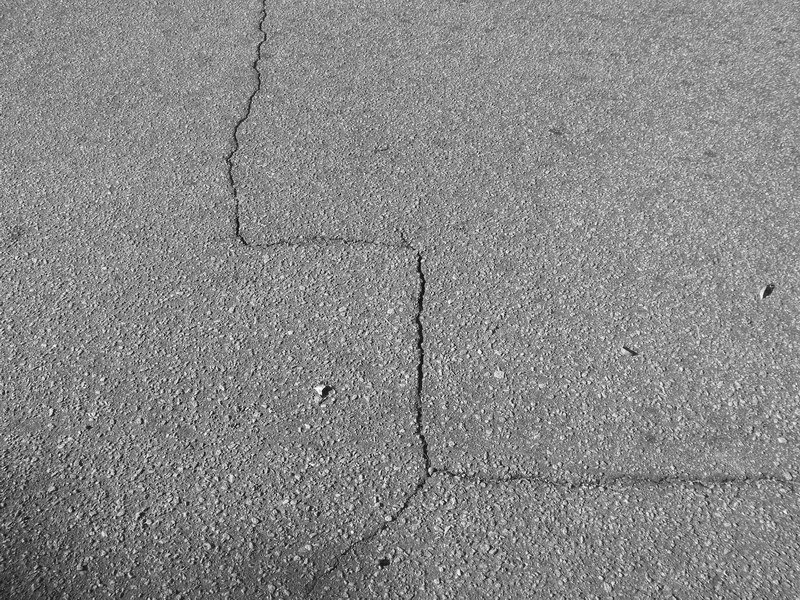
//> input picture TP1/image/6192.jpg, 800 x 600 px
$ ./combinaison image/6192.jpg out.png   (built with g++ and OpenCV 4)
//> lines starting //> are read from the running program, lines starting //| are printed output that depends on the picture
#include <opencv2/opencv.hpp>
#include <stdio.h>
#include <iostream>
#include <math.h>

using namespace std;
using namespace cv;

int main(int argc, char **argv)
{
	if (argc < 3)
	{
		cout << "Utilisation : ./sobel image_entree image_binaire_sortie" << std::endl;
		return -1;
	}

	int seuil = 110; // seuil à fixer nous même
	const char *input = argv[1];
	const char *output = argv[2];

	if (argc > 3)
	{
		seuil = atoi(argv[3]);
	}

	Mat originalPic = imread(input, CV_LOAD_IMAGE_COLOR);
//> originalPic is the input picture: 600 rows x 800 cols, CV_8UC3; min 0, max 255, mean 135.9
	Mat result;
	//bilateralFilter(originalPic, result, 9, 50, 50);

	GaussianBlur(originalPic, originalPic, Size(9, 1), 0, 0);
	fastNlMeansDenoisingColored(originalPic, result, 10, 10, 13, 21);
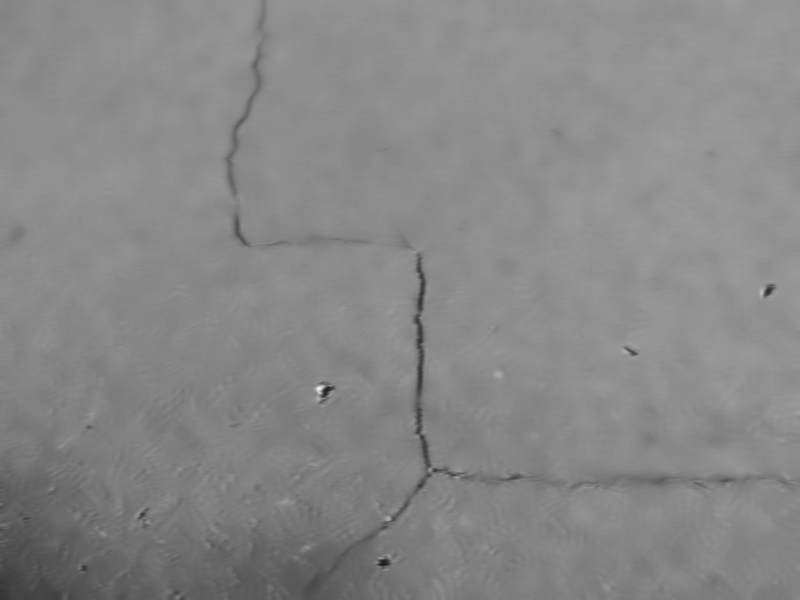
//> result: 600 rows x 800 cols, CV_8UC3; mean B, G, R 135.1, 135.2, 135.1

	Mat grayscaleInput;
	cvtColor(result, grayscaleInput, CV_BGR2GRAY);

	if (!grayscaleInput.data || !originalPic.data) // Check for invalid input
	{
		cout << "Could not open or find the image" << std::endl;
		return -1;
	}

	Mat binaryOutput(grayscaleInput.size(), grayscaleInput.type());
	Mat gradx(grayscaleInput.size(), grayscaleInput.type());
	Mat grady(grayscaleInput.size(), grayscaleInput.type());

	Sobel(grayscaleInput, gradx, -1, 1, 0, 3, 5, 0, BORDER_DEFAULT);
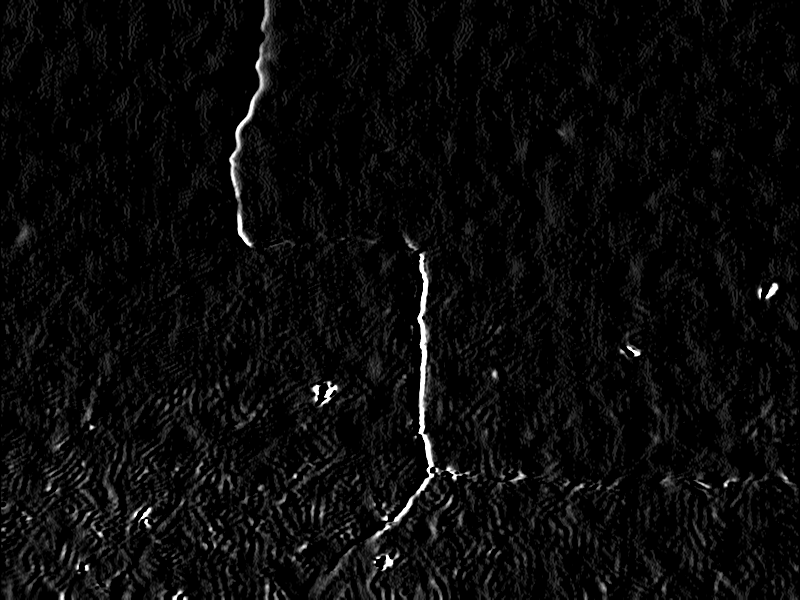
//> gradx: 600 rows x 800 cols, CV_8UC1; min 0, max 255, mean 10
	Sobel(grayscaleInput, grady, -1, 0, 1, 3, 5, 0, BORDER_DEFAULT);
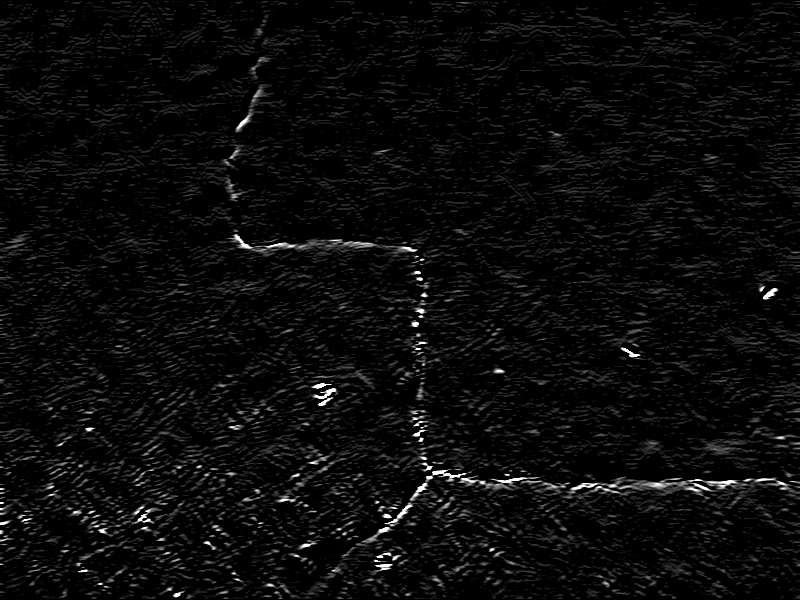
//> grady: 600 rows x 800 cols, CV_8UC1; min 0, max 255, mean 10.4

	// [5 lines of commented-out code are left out]

	for (int i = 0; i < originalPic.cols; i++)
	{
		for (int j = 0; j < originalPic.rows; j++)
		{
			binaryOutput.at<uchar>(j, i) = (uchar)round(sqrt(pow(gradx.at<uchar>(j, i), 2) + pow(grady.at<uchar>(j, i), 2)));
		}
	}
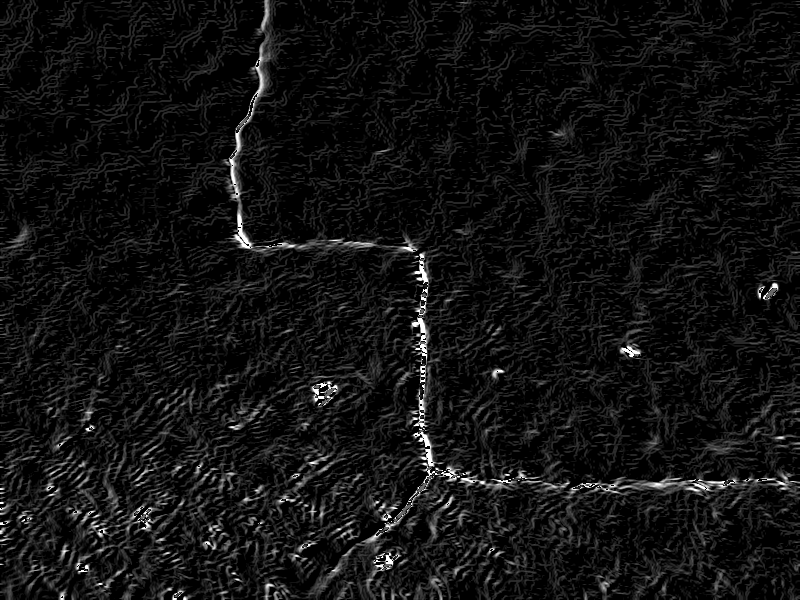
//> binaryOutput: 600 rows x 800 cols, CV_8UC1; min 0, max 255, mean 17.3

	//morphologyEx(binaryOutput, binaryOutput, MORPH_GRADIENT, Mat());
	threshold(binaryOutput, binaryOutput, seuil, 255, THRESH_BINARY);
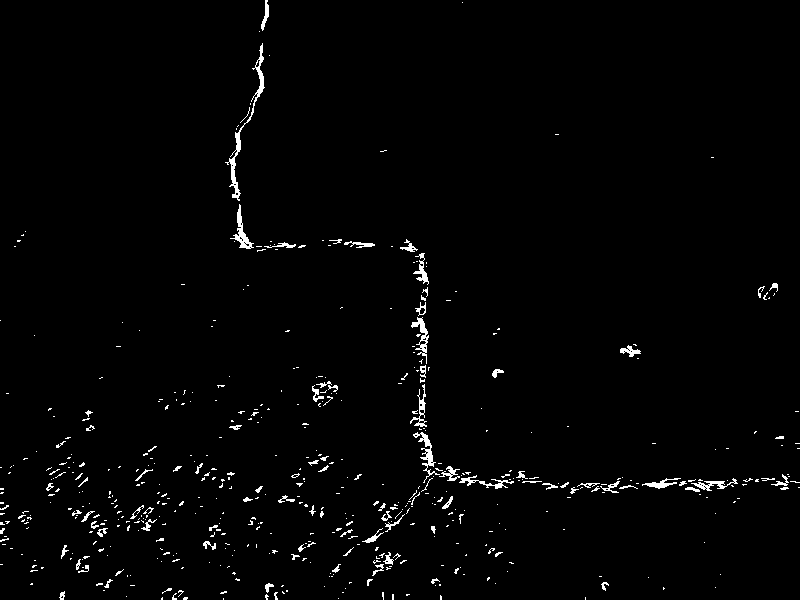
//> binaryOutput: 600 rows x 800 cols, CV_8UC1; 1.7% white in thin lines or dots

	//imshow("Original Image", originalPic);
	imshow("Sobel  Image", binaryOutput);

	imwrite(output, binaryOutput);

	waitKey(0);
	return 0;
}

$ run again, on TP1/image/6194.jpg
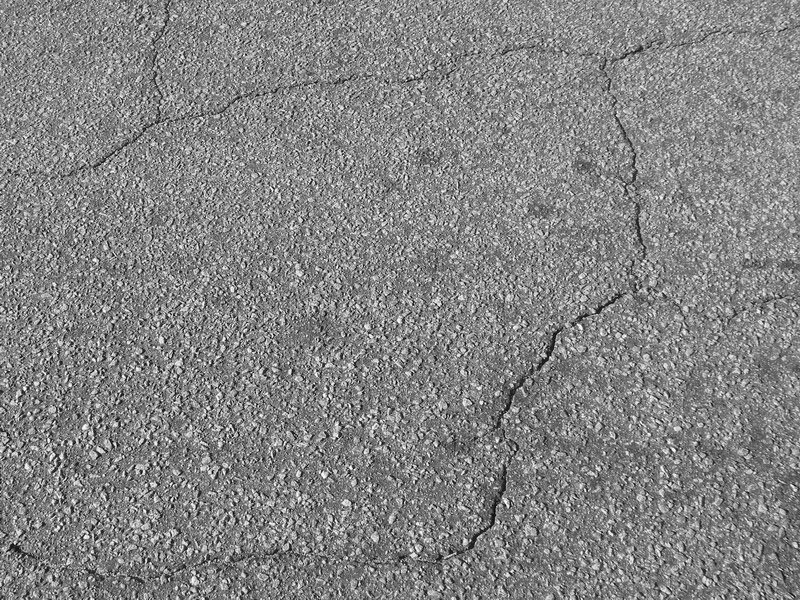
//> input picture TP1/image/6194.jpg, 800 x 600 px
//> originalPic is the input picture: 600 rows x 800 cols, CV_8UC3; min 0, max 255, mean 131.9
//> after the loop `for (int i = 0; i < originalPic.cols; i++)`:
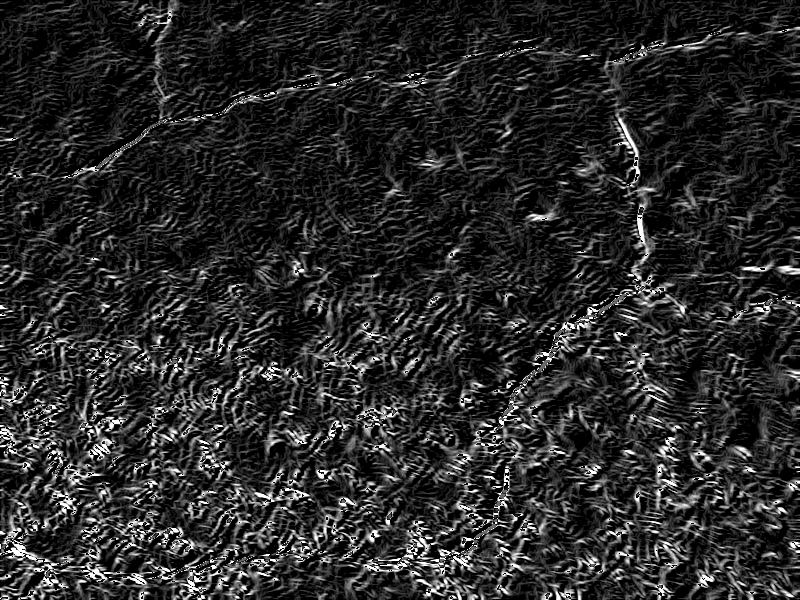
//> binaryOutput: 600 rows x 800 cols, CV_8UC1; min 0, max 255, mean 41.4
//> `threshold(binaryOutput, binaryOutput, seuil, 255, THRESH_BINARY);`:
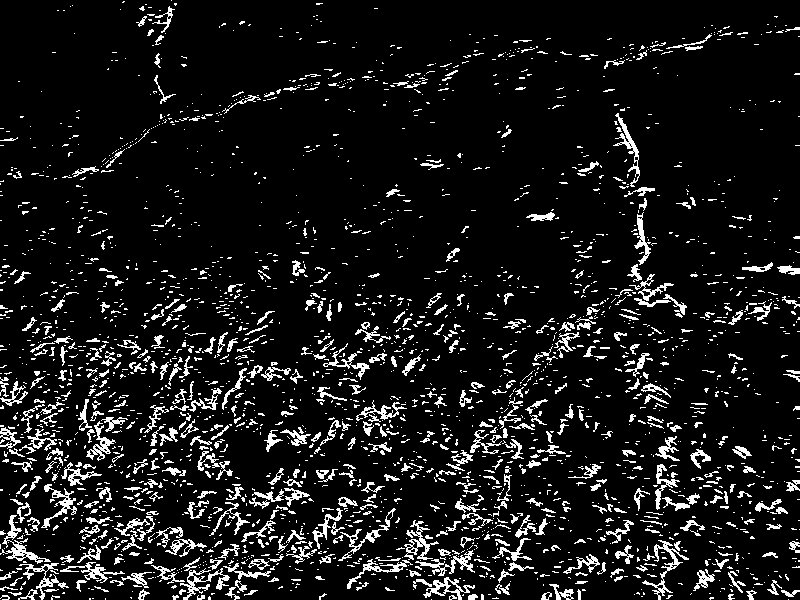
//> binaryOutput: 600 rows x 800 cols, CV_8UC1; 9.5% white in thin lines or dots

$ run again, on TP1/image/6195.jpg
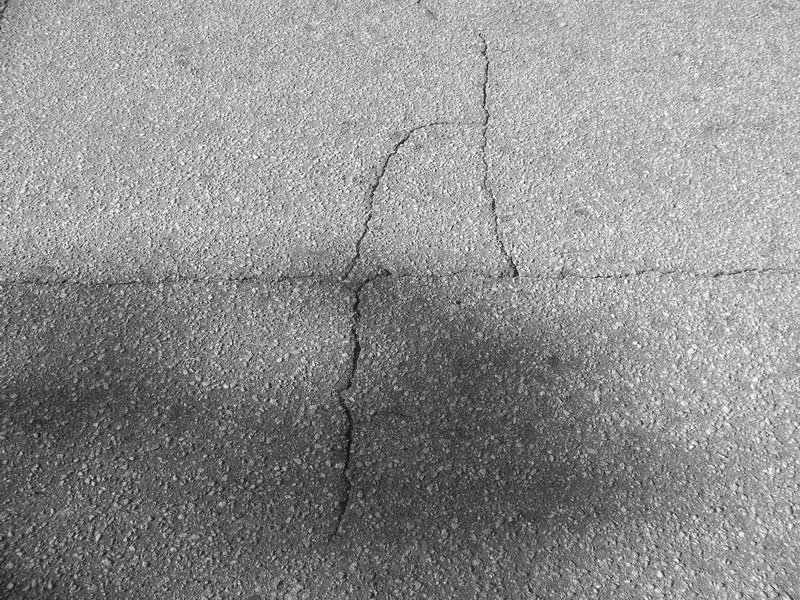
//> input picture TP1/image/6195.jpg, 800 x 600 px
//> originalPic is the input picture: 600 rows x 800 cols, CV_8UC3; min 0, max 255, mean 141.9
//> after the loop `for (int i = 0; i < originalPic.cols; i++)`:
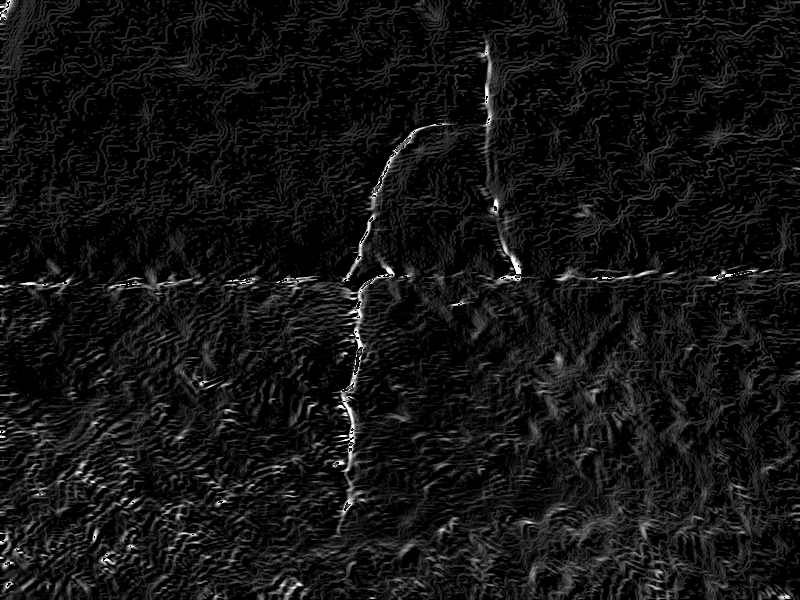
//> binaryOutput: 600 rows x 800 cols, CV_8UC1; min 0, max 255, mean 19.1
//> `threshold(binaryOutput, binaryOutput, seuil, 255, THRESH_BINARY);`:
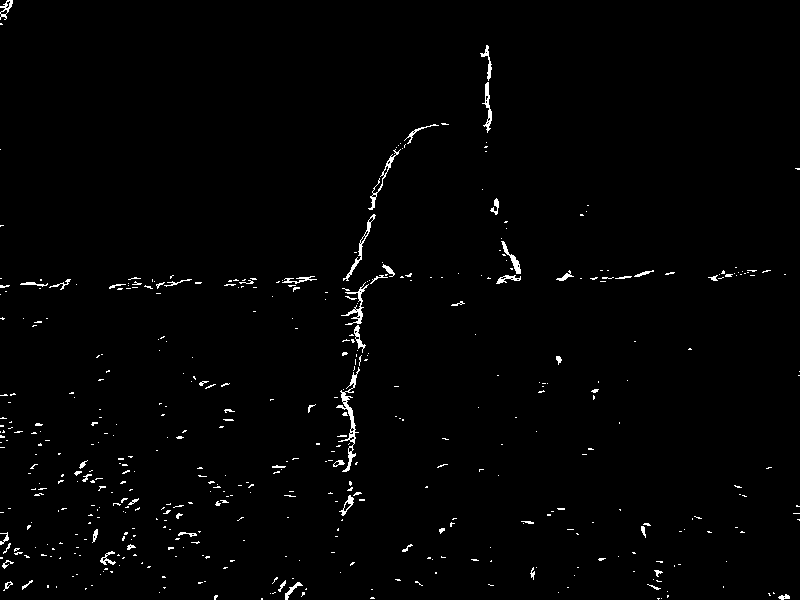
//> binaryOutput: 600 rows x 800 cols, CV_8UC1; 1.3% white in thin lines or dots

$ run again, on TP1/image/v001.ppm
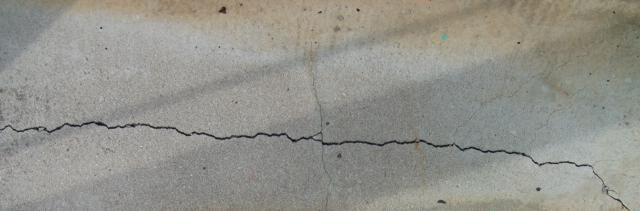
//> input picture TP1/image/v001.ppm, 640 x 211 px
//> originalPic is the input picture: 211 rows x 640 cols, CV_8UC3; mean B, G, R 139.6, 146.6, 147.3
//> after the loop `for (int i = 0; i < originalPic.cols; i++)`:
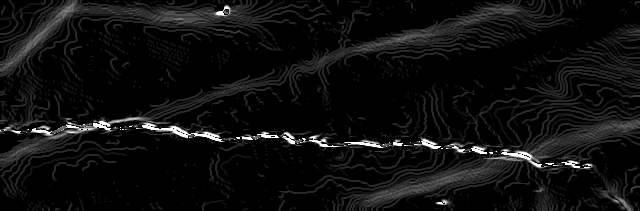
//> binaryOutput: 211 rows x 640 cols, CV_8UC1; min 0, max 255, mean 14.9
//> `threshold(binaryOutput, binaryOutput, seuil, 255, THRESH_BINARY);`:
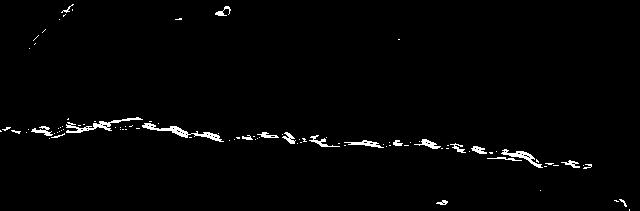
//> binaryOutput: 211 rows x 640 cols, CV_8UC1; 1.6% white in thin lines or dots
